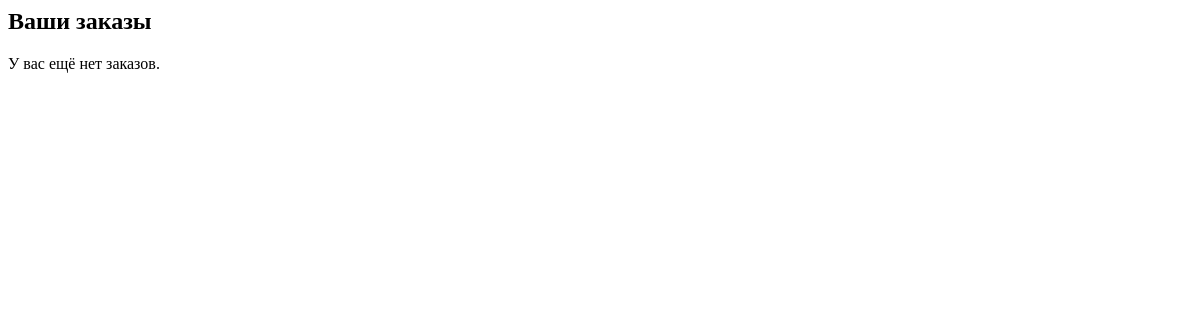
The page /profile/ (signed in) on the database as committed earlier.
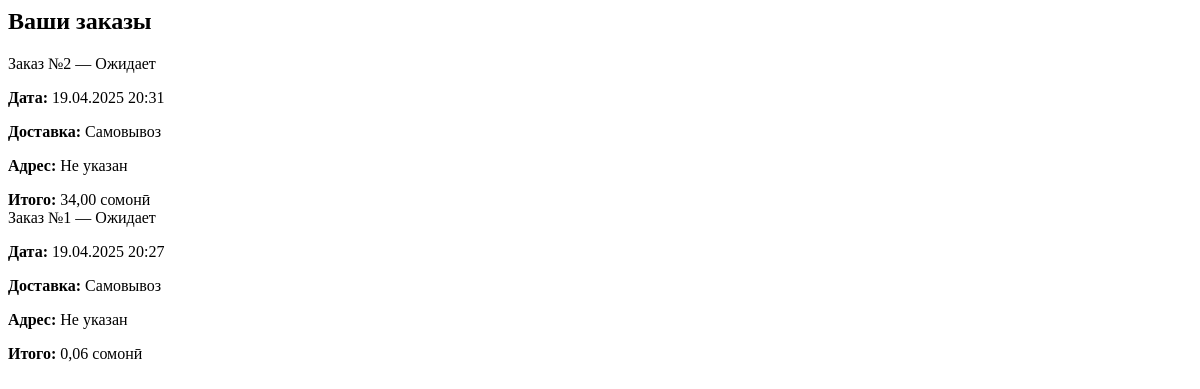
The same page on the database as committed later.
### bot/models.py (models this page shows, shortened)
class Order(models.Model):
    STATUS_CHOICES = [
        ('pending', 'Ожидает'),
        ('in_progress', 'В процессе'),
        ('completed', 'Завершен'),
        ('canceled', 'Отменен'),
    ]
    PAYMENT_METHOD_CHOICES = [
        ('cash', 'Наличные'),
        ('card', 'Карта'),
    ]
    DELIVERY_METHOD_CHOICES = [
        ('pickup', 'Самовывоз'),
        ('delivery', 'Доставка'),
    ]
    user = models.ForeignKey(
        'auth.User',
        on_delete=models.SET_NULL,
        null=True,
        blank=True,
        verbose_name="Пользователь"
    )
    phone_number = models.CharField("Номер телефона", max_length=20)
    items = models.TextField("Содержимое заказа", blank=True, default="[]")
    total_price = models.DecimalField("Общая стоимость", max_digits=10, decimal_places=2, default=0.00)
    created_at = models.DateTimeField("Дата создания", auto_now_add=True)
    status = models.CharField("Статус", max_length=20, choices=STATUS_CHOICES, default="pending")
    order_name = models.CharField("Название заказа", max_length=100, default='Без названия')
    payment_method = models.CharField("Способ оплаты", max_length=50, choices=PAYMENT_METHOD_CHOICES)
    delivery_method = models.CharField("Способ доставки", max_length=50, choices=DELIVERY_METHOD_CHOICES, default='pickup')
    delivery_time = models.DateTimeField("Время доставки", null=True, blank=True)
    delivery_address = models.CharField("Адрес доставки", max_length=255, null=True, blank=True)
    delivery_cost = models.DecimalField("Стоимость доставки", max_digits=6, decimal_places=2, default=0.00)
    discount = models.DecimalField("Скидка", max_digits=6, decimal_places=2, default=0.00)
    ordered_by = models.CharField("Кто заказал", max_length=100, null=True, blank=True)
    received_by = models.CharField("Кто принимает", max_length=100, null=True, blank=True)
    delivery_duration = models.DurationField("Длительность доставки", null=True, blank=True)
    def __str__(self):
        return f"Заказ {self.id} от {self.phone_number} ({self.order_name})"
    def get_items(self):
        if not self.items:
            return []
        try:
            return json.loads(self.items)
        except json.JSONDecodeError:
            return []
    class Meta:
        verbose_name = "Заказ"
        verbose_name_plural = "Заказы"

### bot/views.py (the view)
# urls.py: path('profile/', views.profile, name='profile'),  # Профиль
def profile(request):
    if request.user.is_authenticated:
        orders = Order.objects.filter(user=request.user).order_by('-created_at')
        print(f"Orders for user {request.user.username}: {orders}")  # Выводим заказы пользователя
    else:
        orders = []
    return render(request, 'bot/profile.html', {'orders': orders})

### bot/templates/bot/profile.html (shortened to what this page needs)
<h2>Ваши заказы</h2>
{% if orders %}
  {% for order in orders %}
    <div class="card mb-3">
        <div class="card-header">
            Заказ №{{ order.id }} — {{ order.get_status_display }}
        </div>
        <div class="card-body">
            <p><strong>Дата:</strong> {{ order.created_at|date:"d.m.Y H:i" }}</p>
            <p><strong>Доставка:</strong> {{ order.get_delivery_method_display }}</p>
            <p><strong>Адрес:</strong> {{ order.delivery_address|default:"Не указан" }}</p>
            <strong>Итого:</strong> {{ order.total_price }} сомонӣ
        </div>
    </div>
  {% endfor %}
{% else %}
  <p>У вас ещё нет заказов.</p>
{% endif %}

Rows that differ between the two databases and show on the page:
added Order: id "2", status "Ожидает", created_at "19.04.2025 20:31", delivery_method "Самовывоз", delivery_address "Не указан", total_price "34,00"
now on this page (row edited): Order: id "1", status "Ожидает", created_at "19.04.2025 20:27", delivery_method "Самовывоз", delivery_address "Не указан", total_price "0,06"
Other text that changed with them:
text no longer shown: "У вас ещё нет заказов."
